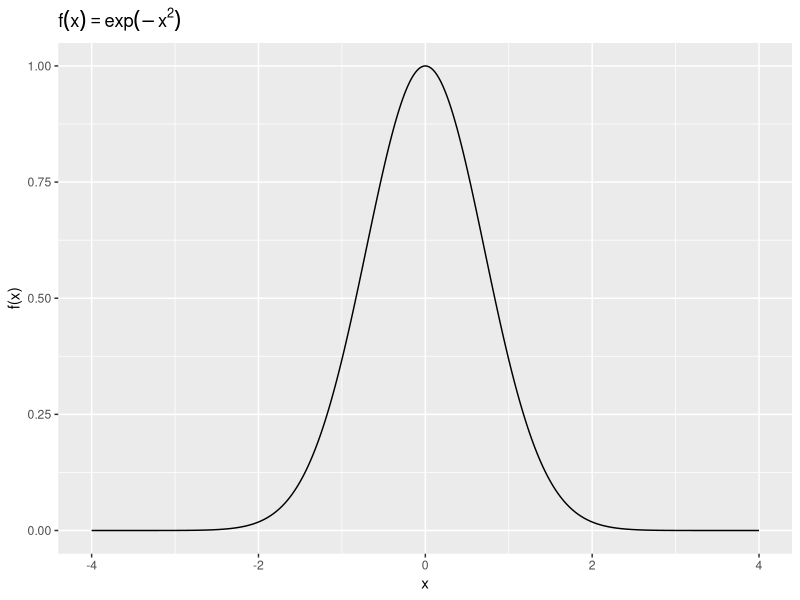
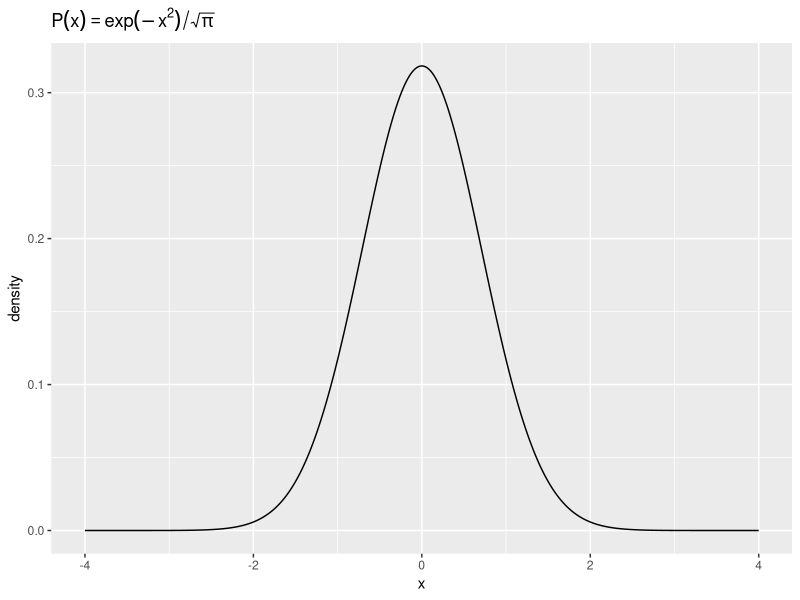
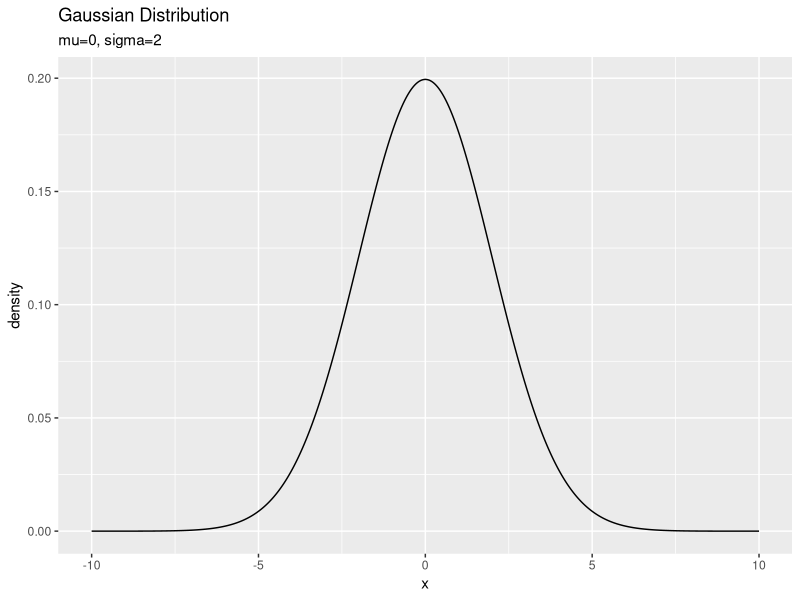

Write the R code that produced these figures, in order. (Note: this script raises an error after producing the figures.)

# Chapter 2 そもそもモンテカルロ法とは -------------------------------------------------

# 2.1 そもそも乱数とは ------------------------------------------------------------

# 利用パッケージ
library(tidyverse)
library(gganimate)

# 2.1.2 ガウス乱数(正規乱数) -------------------------------------------------------

### 図2.1 ガウス関数

# 作図用のデータフレームを作成
gaussian_function_df <- tibble(
  x = seq(-4, 4, 0.01), 
  f_x = exp(-x^2)
)

# 作図
ggplot(gaussian_function_df, aes(x = x, y = f_x)) + 
  geom_line() + 
  labs(title = expression(f(x) == exp(-x^2)), 
       y = "f(x)", x = "x")


### ガウス分布:(平均0,標準偏差1/√2)

# 作図用のデータフレームを作成
gaussian_distribution_df <- tibble(
  x = seq(-4, 4, 0.01), 
  P_x = exp(-x^2) / pi
)

# 作図
ggplot(gaussian_distribution_df, aes(x = x, y = P_x)) + 
  geom_line() + 
  labs(title = expression(P(x) == exp(-x^2) / sqrt(pi)), 
       y = "density", x = "x")


### 図2.2 ガウス分布:(平均mu,標準偏差sigma)

# パラメータを指定
mu <- 0
sigma <- 2

# 作図用のデータフレームを作成
gaussian_distribution_df <- tibble(
  x = seq(-10, 10, 0.01), 
  C_N = sqrt(2 * pi) * sigma, # 規格化係数
  P_x = exp(-(x - mu)^2 / (2 * sigma^2)) / C_N, 
  #P_x = dnorm(x = x, mean = mu, sd = sigma)
)

# 作図
ggplot(gaussian_distribution_df, aes(x = x, y = P_x)) + 
  geom_line() + 
  labs(title = "Gaussian Distribution", 
       subtitle = paste0("mu=", mu, ", sigma=", sigma),
       y = "density", x = "x")


### 図2.3 中心極限定理

# 誤差の種類を指定
K <- 100

# 作図用のデータフレームを作成
gaussian_distribution_df <- tibble(
  x = seq(-1.5, 1.5, 0.01), 
  density = dnorm(x = x, mean = 0, sd = 1)
)

# 誤差を生成
sum_error <- 0 # 変数を初期化
for(k in 1:K) {
  # 一様乱数を生成
  k_error <- runif(n = 1000000, min = -0.5, max = 0.5)
  
  # 誤差を加算
  sum_error <- sum_error + k_error
}

# 作図用のデータフレームを作成
error_df = tibble(
  error = sum_error
)

# for()無しver
error_df <- (runif(n = 1000000 * K, min = -0.5, max = 0.5)) %>% 
  matrix(ncol = K) %>% 
  rowSums() %>% 
  tibble(error = .)

# ヒストグラムを作成
ggplot(error_df, aes(x = error / sqrt(K))) + 
  geom_histogram(binwidth = 0.1) + 
  labs(subtitle = (paste0("K=", K)), 
       x = expression(x / K^0.5))


### アニメーション

# 誤差の種類を指定
K <- 100

# 作図用のデータフレームを作成
error_animation_df <- tibble() # 変数を初期化
for(k in 1:K) {
  # k種類の誤差を加算
  tmp_df <- (runif(n = 10000 * k, min = -0.5, max = 0.5) / sqrt(k)) %>% 
    matrix(ncol = k) %>% 
    rowSums() %>% 
    tibble(
      error = ., 
      k = as.factor(k)
    )
  
  # 計算結果を結合
  error_animation_df <- rbind(error_animation_df, tmp_df)
}

# 作図
error_animation <- ggplot(error_animation_df, aes(x = error)) + 
  geom_histogram(binwidth = 0.1) + 
  gganimate::transition_manual(k) + # フレーム
  labs(subtitle = "K={current_frame}")

# gif画像を作成
gganimate::animate(error_animation, nframes = K, fps = 5)


# 2.2 一様乱数を用いた積分 ----------------------------------------------------------

# 2.2.1 一様乱数を用いた円周率の計算 ----------------------------------------------------

### 図2.4

# 扇形のラインのデータフレームを作成
circle_df <- tibble(
  x = seq(0, 1, 0.01), 
  y = sqrt(1 - x^2)
)

# 扇形のラインを作図
ggplot(circle_df, aes(x = x, y = y)) + 
  geom_line(size = 1) + 
  coord_fixed() + # 縦横比を固定
  labs(title = expression(x^2 + y^2 == 1))


# 繰り返し回数(K)を指定
K <- 1000

# 変数を初期化
n_in <- 0
sample_x <- 0
sample_y <- 0

# Main loop
for(i in 1:K) {
  # 乱数を生成
  x <- runif(n = 1, min = 0, max = 1)
  y <- runif(n = 1, min = 0, max = 1)
  
  # サンプルを記録
  sample_x <- c(sample_x, x)
  sample_y <- c(sample_y, y)
  
  # 扇形内のサンプルをカウント
  if(x^2 + y^2 < 1) { # 乱数が扇の中のとき
    n_in <- n_in + 1
  }
  
  # 途中経過を表示
  print(paste0("iteration: ", i, ", rate: ", round(n_in / i, 2)))
}

# 乱数をデータフレームに格納
sample_df <- tibble(
  x = sample_x, 
  y = sample_y, 
  label = dplyr::if_else(
    x^2 + y^2 < 1, true = "in", false = "out"
  )
)

# 結果を作図
ggplot() + 
  geom_line(data = circle_df, aes(x = x, y = y), size = 1) + # 扇形のライン
  geom_point(data = sample_df, aes(x = x, y = y, color = label)) + # 乱数の散布図
  coord_fixed() + # 縦横比を固定
  labs(title = expression(x^2 + y^2 < 1), 
       subtitle = paste0("K=", K, ", N_in=", n_in))


### 図2.5

# シミュレーション回数を指定
n_simu <- 100

# シミュレーション
res_df <- tibble() # 変数を初期化
for(s in 1:n_simu) {
  # Main loopの処理
  tmp_df <- tibble(
    x = runif(n = K, min = 0, max = 1), 
    y = runif(n = K, min = 0, max = 1), 
    label = dplyr::if_else(
      x^2 + y^2 < 1, true = TRUE, false = FALSE
    ), # 扇形の中か判定
    k = 1:K, # 繰り返し回数
    simulation = as.factor(s) # 何回目のシミュレーションか
  ) %>% 
    dplyr::mutate(n_in = cumsum(label) / k) # in率を計算
  
  # 結果を結合
  res_df <- rbind(res_df, tmp_df)
  
  # 途中経過を表示
  print(paste0(
    "simulation: ", s, ", rate: ", round(tmp_df[["label"]][K], 2)
  ))
}

# 結果を作図
ggplot(res_df, aes(x = k, y = n_in, color = simulation)) + 
  geom_line(alpha = 0.5) + # in率(面積)の推移
  geom_hline(aes(yintercept = pi / 4), linetype = "dashed") + # 真の面積
  theme(legend.position = "none") + # 凡例
  labs(subtitle = paste0("simulation: ", n_simu), 
       y = "")


# 2.2.2 一様乱数を用いたt定積分 ----------------------------------------------------

### 図2.6

# 定数を指定
a <- 0
b <- 1

# シミュレーション回数を指定
n_simu <- 100

# シミュレーション
res_df <- tibble() # 初期化
for(s in 1:n_simu) {
  # Main loopの処理
  tmp_df <- tibble(
    x = runif(n = K, min = a, max = b), # 乱数を生成
    y = sqrt(1 - x^2), 
    k = 1:K, # 繰り返し回数
    simulation = as.factor(s) # 何回目のシミュレーションか
  ) %>% 
    dplyr::mutate(E_f_x = cumsum(y) / k) # 関数の平均を計算
  
  # 結果を結合
  res_df <- rbind(res_df, tmp_df)
  
  # 途中経過を表示
  print(paste0(
    "simulation: ", s, ", rate: ", round(tmp_df[["E_f_x"]][K], 2)
  ))
}

# 結果を作図
ggplot(res_df, aes(x = k, y = E_f_x, color = simulation)) + 
  geom_line(alpha = 0.5) + # in率(面積)の推移
  geom_hline(aes(yintercept = pi / 4), linetype = "dashed") + # 真の面積
  theme(legend.position = "none") + # 凡例
  labs(title = expression(sum(sqrt(1 - x[(k)]^2), k==1, K) / k), 
       subtitle = paste0("simulation: ", n_simu), 
       y = "E[f(x)]")


# 2.2.3 ガウス積分 -------------------------------------------------------------

# 積分範囲を指定
a = 10000

# 扇形のラインのデータフレームを作成
gaussian_distribution_df <- tibble(
  x = seq(-a, a, 0.01), 
  P_x = exp(-x^2 / 2) / sqrt(2 * pi) # 確率密度
)

# 扇形のラインを作図
ggplot(gaussian_distribution_df, aes(x = x, y = P_x)) + 
  geom_line() + 
  labs(title = expression(x^2 + y^2 == 1))


### 図2.7？

# シミュレーション回数を指定
n_simu <- 100

# シミュレーション
res_df <- tibble() # 初期化
for(s in 1:n_simu) {
  # Main loopの処理
  tmp_df <- tibble(
    x = runif(n = K, min = -a, max = a), 
    P_x = exp(-(x)^2 / 2) / sqrt(2 * pi), 
    k = 1:K, 
    simulation = as.factor(s)
  ) %>% 
    dplyr::mutate(E_P_x = cumsum(P_x) / k)
  
  # 結果を結合
  res_df <- rbind(res_df, tmp_df)
  
  # 途中経過を表示
  print(paste0(
    "simulation: ", s, ", rate: ", round(tmp_df[["E_P_x"]][K], 2)
  ))
}

# 結果を作図
ggplot(res_df, aes(x = k, y = E_P_x, color = simulation)) + 
  geom_line(alpha = 0.5) + 
  theme(legend.position = "none") + # 凡例
  labs(y = "E[P(x)]")
